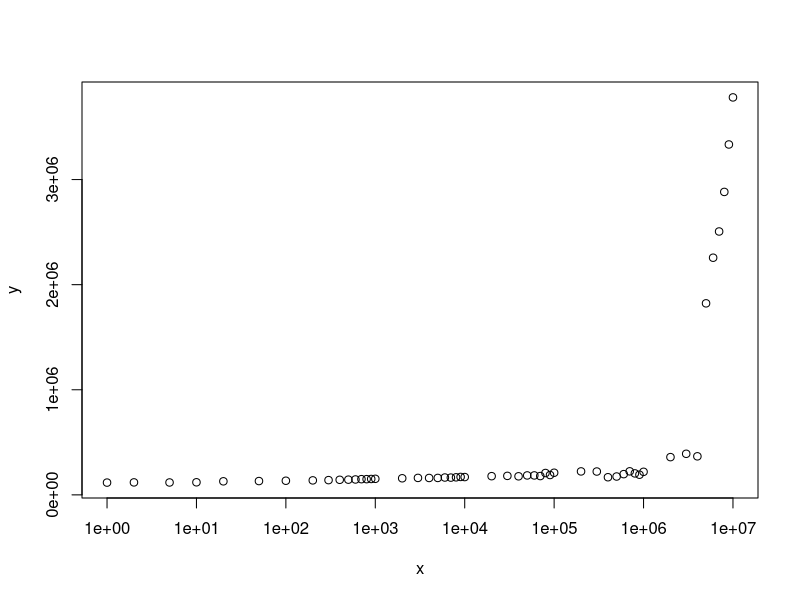

This chart was generated by the following R code:
# Input data
x <- c(1,2,5,10,20,50,100,200,300,400,500,600,700,800,900,1000,2000,3000,4000,5000,6000,7000,8000,9000,10000,20000,30000,40000,50000,60000,70000,80000,90000,100000,200000,300000,400000,500000,600000,700000,800000,900000,1000000,2000000,3000000,4000000,5000000,6000000,7000000,8000000,9000000,10000000)
y <- c(116750,118650,117890,119650,128900,131380,134380,137850,140310,143310,144690,146480,149320,149500,151140,152700,157770,161380,160700,161090,165040,164190,166910,170510,169440,177830,180690,176580,184910,184950,178980,208080,188830,210530,223160,222060,167750,174650,197210,223940,204280,191710,219310,359050,390860,366720,1822300,2256400,2506000,2882400,3333900,3781700)

png("elem-drop-log.png")
plot(x, y, log = "x")
